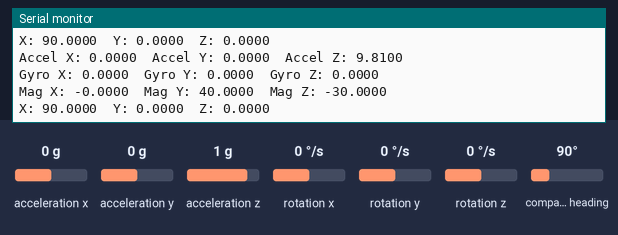
The sketch below on a simulated Arduino Uno, built with avr-gcc and run on an emulated ATmega328P. Shown: the last lines printed to the serial monitor. The test bench sets the inputs (shaded band); at power-on: compass heading 90°, acceleration x 0 g, acceleration y 0 g, acceleration z 1 g, rotation x 0 °/s, rotation y 0 °/s, rotation z 0 °/s.

Above: at 2.2 s.
2.3 s: compass heading set to 7°
At 2.4 s:
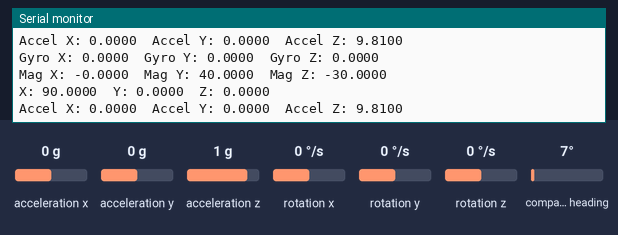
5.3 s: acceleration x set to -1.4 g
At 5.3 s:
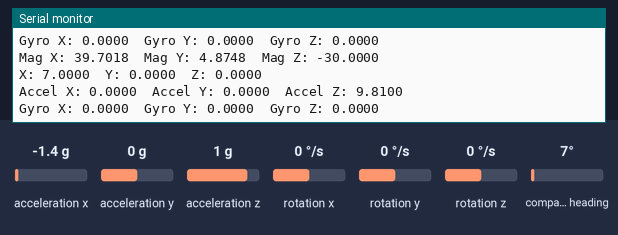
6.8 s: acceleration y set to -1.4 g
At 6.81 s:
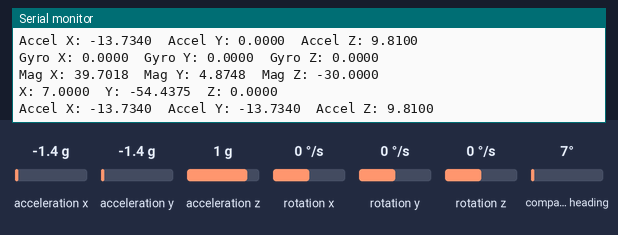
8.3 s: acceleration z set to -1.4 g
At 8.32 s:
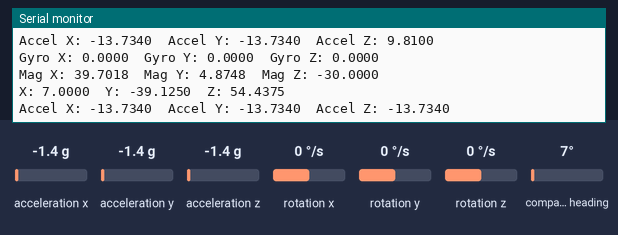
9.8 s: rotation x set to -192 °/s
At 9.84 s:
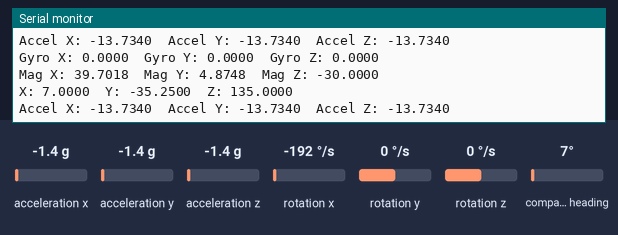
11.3 s: rotation y set to 100 °/s
At 11.48 s:
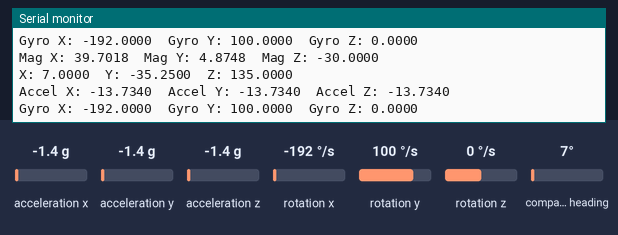
Timing chart, 0 to 14.3 s (numbered marks = the images above; inputs shaded):
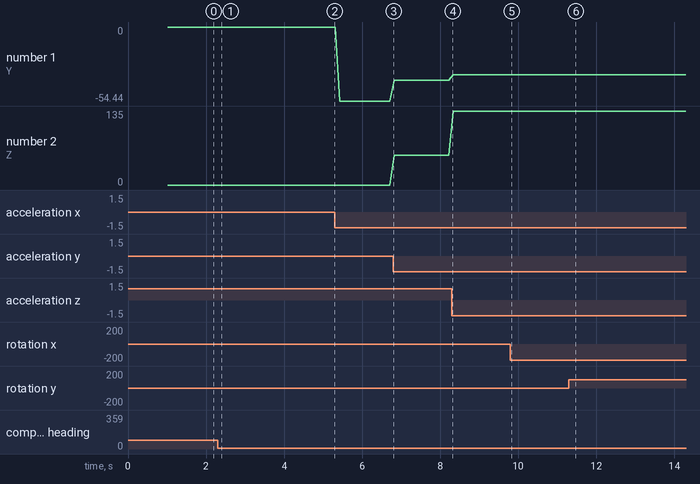

Measured:
- after the input at 6.8 s, the serial monitor: prints a new line at once (image 3)
- after the input at 8.3 s, the serial monitor: prints a new line at once (image 4)
- after the input at 11.3 s, the serial monitor: prints a new line after 0.06 s (image 6)
- plotted number 1: 0 → -54.44 after the input at 5.3 s, -54.44 → -39.12 after the input at 6.8 s, -39.12 → -35.25 after the input at 8.3 s
- plotted number 2: 0 → 54.44 after the input at 6.8 s, 54.44 → 135 after the input at 8.3 s

The sketch:

IMU.ino
```cpp
/* ICARUS v1.0.3, Arduino, I2C
This code for test IMU BNO055, using I2C (do have SPI protocol)
*/

//library
#include <Wire.h>
#include <Adafruit_Sensor.h>
#include <Adafruit_BNO055.h>
#include <utility/imumaths.h>

//BNO055 Initilization
Adafruit_BNO055 bno = Adafruit_BNO055(55);

void setup() {
  Serial.begin(115200);
  Serial.println("ICARUS v1.0.3 - BNO055 Testing");

  bool BNO_status = bno.begin();
  if (BNO_status) {
    Serial.println("BNO055 Detected");
  } else {
    Serial.println("Unable to Detect BNO055");
    while (1);
  }

  delay(1000); // waiting for loading after start up
  bno.setExtCrystalUse(true); // switch to exteral crystal oscilator for more precision

  Serial.println();
}

void loop() {
  sensors_event_t event; //create instance for holding unfuse vector data
  imu::Vector<3> accel = bno.getVector(Adafruit_BNO055::VECTOR_ACCELEROMETER); //m/s^2
  imu::Vector<3> gyro = bno.getVector(Adafruit_BNO055::VECTOR_GYROSCOPE); // rps, radians per second
  imu::Vector<3> mag = bno.getVector(Adafruit_BNO055::VECTOR_MAGNETOMETER); // uT, microTeslas

  bno.getEvent(&event); //get fused orientation data

  //acceleration data
  Serial.print("Accel X: ");
  Serial.print(accel.x(), 4);
  Serial.print("\tAccel Y: ");
  Serial.print(accel.y(), 4);
  Serial.print("\tAccel Z: ");
  Serial.println(accel.z(), 4);

  //gyro data
  Serial.print("Gyro X: ");
  Serial.print(gyro.x(), 4);
  Serial.print("\tGyro Y: ");
  Serial.print(gyro.y(), 4);
  Serial.print("\tGyro Z: ");
  Serial.println(gyro.z(), 4);

  //magneto data
  Serial.print("Mag X: ");
  Serial.print(mag.x(), 4);
  Serial.print("\tMag Y: ");
  Serial.print(mag.y(), 4);
  Serial.print("\tMag Z: ");
  Serial.println(mag.z(), 4);

  //orientation data (fused)
  Serial.print("X: ");
  Serial.print(event.orientation.x, 4);
  Serial.print("\tY: ");
  Serial.print(event.orientation.y, 4);
  Serial.print("\tZ: ");
  Serial.print(event.orientation.z, 4);
  Serial.println("");

  Serial.println(); //for one extra line space
  delay(100);
}
```
